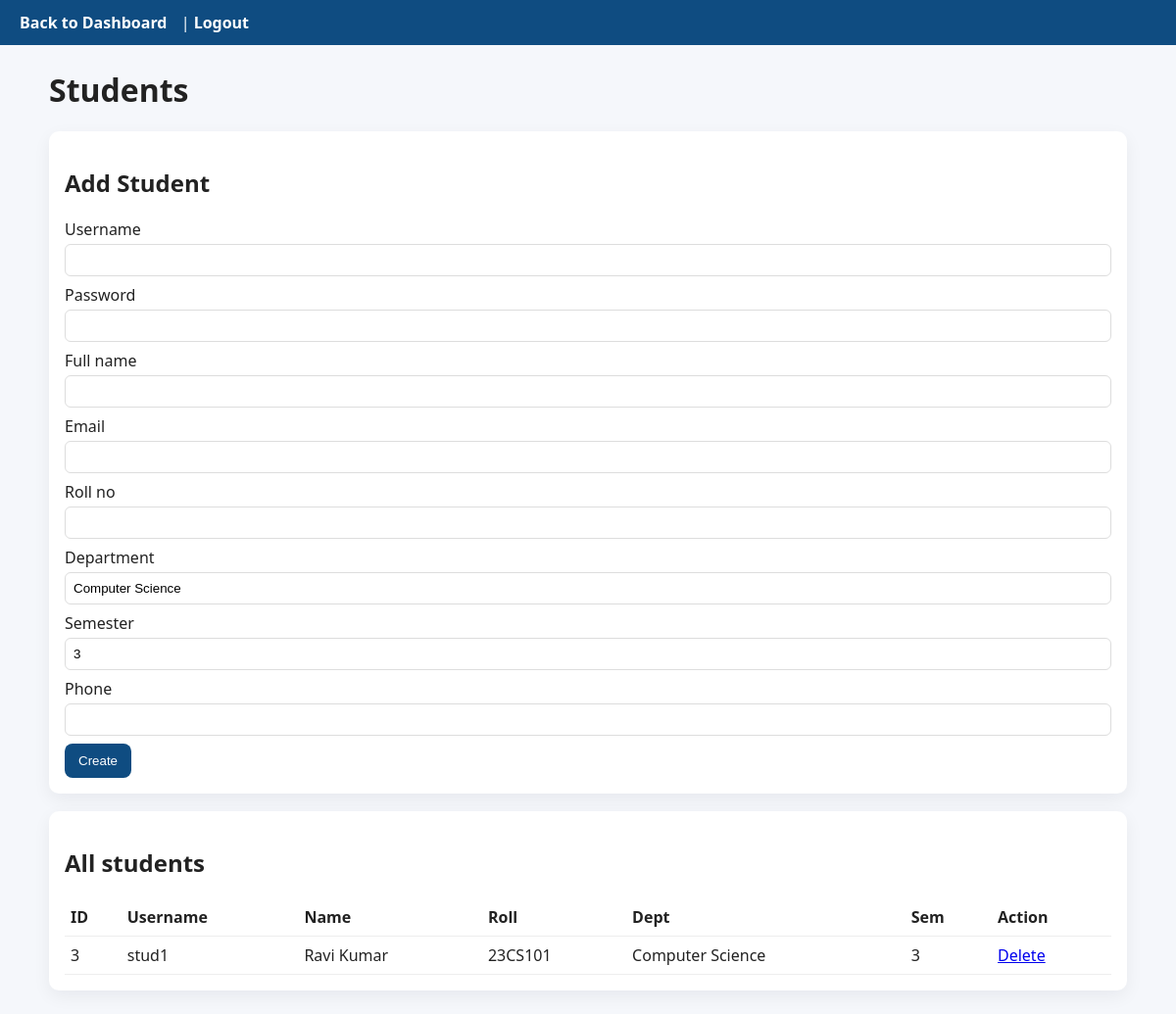
/students.php (signed in), run on the app's committed database.
### tables this page shows
CREATE TABLE students (
  student_id INT PRIMARY KEY,  
  roll_no VARCHAR(30) NOT NULL UNIQUE,
  course_year VARCHAR(20),
  department VARCHAR(80),
  semester INT,
  phone VARCHAR(30),
  FOREIGN KEY (student_id) REFERENCES users(id) ON DELETE CASCADE
);

CREATE TABLE users (
  id INT AUTO_INCREMENT PRIMARY KEY,
  username VARCHAR(50) NOT NULL UNIQUE,
  password_hash VARCHAR(255) NOT NULL,
  full_name VARCHAR(150) NOT NULL,
  email VARCHAR(150) UNIQUE,
  role ENUM('admin','faculty','student') NOT NULL,
  created_at TIMESTAMP DEFAULT CURRENT_TIMESTAMP
);

### students.php (the view, shortened to what this page needs)
<?php
require_once __DIR__.'/../inc/functions.php';
$res = $mysqli->query("SELECT u.id,u.username,u.full_name,u.email,s.roll_no,s.department,s.semester FROM users u JOIN students s ON u.id = s.student_id ORDER BY u.id DESC LIMIT 200");
?>
<!doctype html><html><head><meta charset="utf-8"><title>Students</title><link rel="stylesheet" href="styles.css"></head><body>
<header><a href="dashboard_admin.php">Back to Dashboard</a> | <a href="logout.php">Logout</a></header>
<main class="container">
  <h1>Students</h1>
  <section class="card">
    <h2>Add Student</h2>
    <form method="post">
      <label>Username<input name="username" required></label>
      <label>Password<input name="password" type="password" required></label>
      <label>Full name<input name="full_name" required></label>
      <label>Email<input name="email" type="email"></label>
      <label>Roll no<input name="roll_no" required></label>
      <label>Department<input name="department" value="Computer Science"></label>
      <label>Semester<input name="semester" type="number" value="3"></label>
      <label>Phone<input name="phone"></label>
      <button name="create_student" type="submit">Create</button>
    </form>
  </section>
  <section class="card">
    <h2>All students</h2>
    <table>
      <thead><tr><th>ID</th><th>Username</th><th>Name</th><th>Roll</th><th>Dept</th><th>Sem</th><th>Action</th></tr></thead>
      <tbody>
<?php while($row = $res->fetch_assoc()): ?>
<tr>
  <td><?=htmlspecialchars($row['id'])?></td>
  <td><?=htmlspecialchars($row['username'])?></td>
  <td><?=htmlspecialchars($row['full_name'])?></td>
  <td><?=htmlspecialchars($row['roll_no'])?></td>
  <td><?=htmlspecialchars($row['department'])?></td>
  <td><?=htmlspecialchars($row['semester'])?></td>
  <td><a href="students.php?action=delete&id=<?= $row['id'] ?>" onclick="return confirm('Delete?')">Delete</a></td>
</tr>
<?php endwhile; ?>
      </tbody>
    </table>
  </section>
</main></body></html>

### styles.css (style rules this page uses)
body { font-family: system-ui, -apple-system, "Segoe UI", Roboto, "Helvetica Neue", Arial; margin:0; background:#f5f7fb; color:#222; }
header { background:#0f4c81; color:white; padding:12px 20px; }
header a { color:white; text-decoration:none; margin-right:10px; font-weight:600; }
.container { max-width:1100px; margin:24px auto; padding:0 12px; }
.card { background:white; padding:16px; border-radius:10px; box-shadow:0 6px 18px rgba(20,20,40,0.06); margin-bottom:18px; }
form label { display:block; margin-bottom:8px; }
form input, form select { width:100%; padding:8px; margin-top:4px; border:1px solid #ddd; border-radius:6px; box-sizing:border-box; }
button { background:#0f4c81; color:white; padding:10px 14px; border:0; border-radius:8px; cursor:pointer; }
table { width:100%; border-collapse:collapse; margin-top:8px; }
table th, table td { border-bottom:1px solid #eee; padding:8px 6px; text-align:left; }

### data on the page
students: student_id "3", student_id.username "stud1", student_id.full_name "Ravi Kumar", roll_no "23CS101", department "Computer Science", semester "3"
